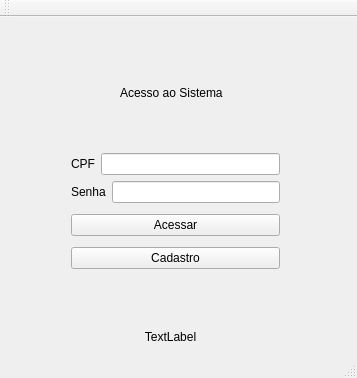
<?xml version="1.0" encoding="UTF-8"?>
<ui version="4.0">
 <class>MainWindow</class>
 <widget class="QMainWindow" name="MainWindow">
  <property name="geometry">
   <rect>
    <x>0</x>
    <y>0</y>
    <width>357</width>
    <height>378</height>
   </rect>
  </property>
  <property name="windowTitle">
   <string>MainWindow</string>
  </property>
  <property name="documentMode">
   <bool>false</bool>
  </property>
  <widget class="QWidget" name="centralWidget">
   <widget class="QLabel" name="label_2">
    <property name="geometry">
     <rect>
      <x>120</x>
      <y>40</y>
      <width>121</width>
      <height>71</height>
     </rect>
    </property>
    <property name="text">
     <string>Acesso ao Sistema</string>
    </property>
   </widget>
   <widget class="QWidget" name="layoutWidget_2">
    <property name="geometry">
     <rect>
      <x>60</x>
      <y>120</y>
      <width>231</width>
      <height>151</height>
     </rect>
    </property>
    <layout class="QVBoxLayout" name="verticalLayout_2">
     <item>
      <layout class="QVBoxLayout" name="verticalLayout">
       <item>
        <layout class="QHBoxLayout" name="horizontalLayout_2">
         <item>
          <widget class="QLabel" name="txt_nome">
           <property name="text">
            <string>CPF</string>
           </property>
          </widget>
         </item>
         <item>
          <widget class="QLineEdit" name="cx_name"/>
         </item>
        </layout>
       </item>
       <item>
        <layout class="QHBoxLayout" name="horizontalLayout_3">
         <item>
          <widget class="QLabel" name="txt_senha">
           <property name="text">
            <string>Senha</string>
           </property>
          </widget>
         </item>
         <item>
          <widget class="QLineEdit" name="cx_senha"/>
         </item>
        </layout>
       </item>
      </layout>
     </item>
     <item>
      <widget class="QPushButton" name="pushButton">
       <property name="text">
        <string>Acessar</string>
       </property>
      </widget>
     </item>
     <item>
      <widget class="QPushButton" name="pushButton_2">
       <property name="text">
        <string>Cadastro</string>
       </property>
      </widget>
     </item>
    </layout>
   </widget>
   <widget class="QLabel" name="label">
    <property name="geometry">
     <rect>
      <x>40</x>
      <y>310</y>
      <width>261</width>
      <height>20</height>
     </rect>
    </property>
    <property name="text">
     <string>TextLabel</string>
    </property>
    <property name="alignment">
     <set>Qt::AlignCenter</set>
    </property>
   </widget>
  </widget>
  <widget class="QMenuBar" name="menuBar">
   <property name="geometry">
    <rect>
     <x>0</x>
     <y>0</y>
     <width>357</width>
     <height>21</height>
    </rect>
   </property>
  </widget>
  <widget class="QToolBar" name="mainToolBar">
   <attribute name="toolBarArea">
    <enum>TopToolBarArea</enum>
   </attribute>
   <attribute name="toolBarBreak">
    <bool>false</bool>
   </attribute>
  </widget>
  <widget class="QStatusBar" name="statusBar"/>
 </widget>
 <layoutdefault spacing="6" margin="11"/>
 <resources/>
 <connections/>
</ui>
